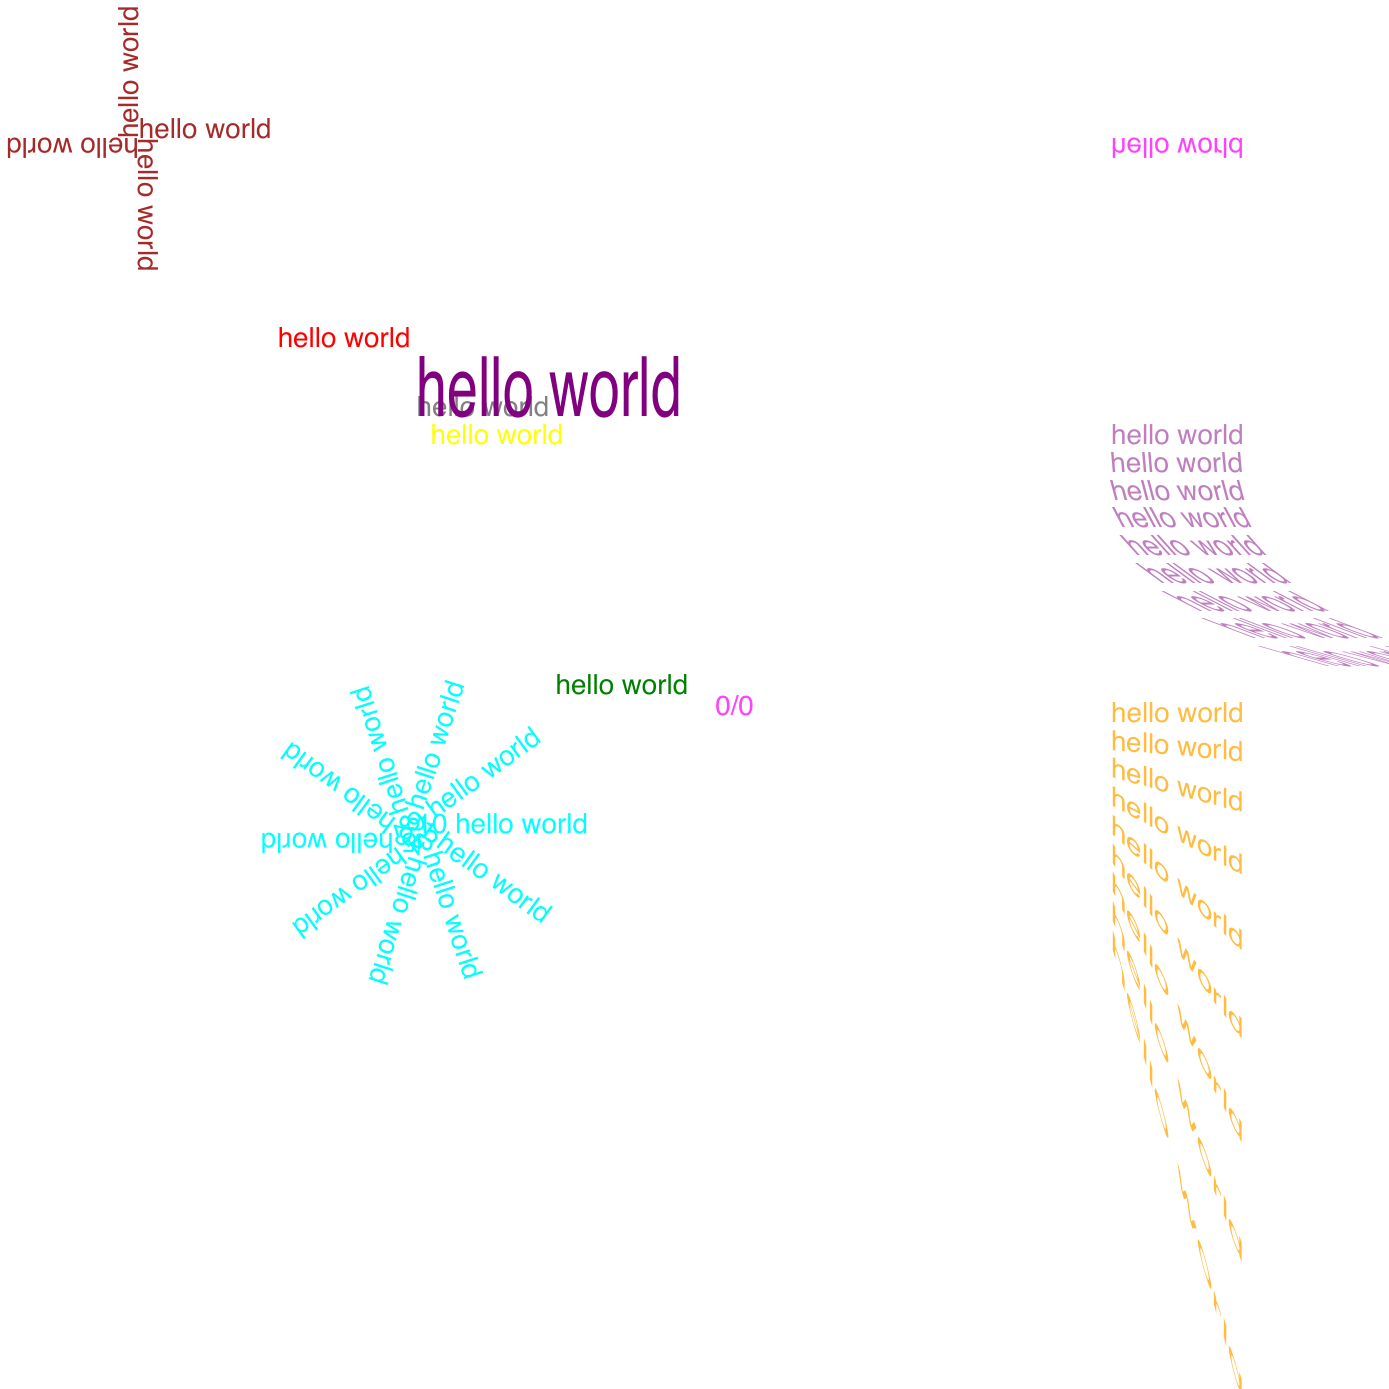

Recreate this plot in Julia.
#!/usr/bin/env julia

using Luxor, Base.Test

# some of these tests produce errors on Linux versions of Cairo
# but no errors on MacOS X Cairo.

function matrix_tests(fname)
    # matrix tests

    # translate(dx,dy) =	transform([1,  0, 0,  1, dx, dy])                shift by
    # scale(fx, fy)    =    transform([fx, 0, 0, fy,  0, 0])                 scale by
    # rotate(A)        =    transform([c, s, -c, c,   0, 0])                 rotate to A radians
    # x-skew(a)        =    transform([1,  0, tan(a), 1,   0, 0])            xskew by A
    # y-skew(a)        =    transform([1, tan(a), 0, 1, 0, 0])               yskew by A
    # flip HV          =    transform([fx, 0, 0, fy, cx(*1-fx), cy* (fy-1)]) flip

    Drawing(1000,1000, fname)

    original_matrix = getmatrix()

    # absolute position 200,250 relative to top left origin (0, 0)
    setmatrix([1, 0, 0, 1, 200, 250.0])
    sethue("red")
    fontsize(20)
    text("hello world")

    sethue("green")
    # absolute position 400,500 from top left origin (0, 0)
    setmatrix([1, 0, 0, 1, 400, 500.0])
    text("hello world")

    sethue("white")
    # absolute position 230 230
    setmatrix([1, 0, 0, 1, 230, 230.0])
    text("hello world")

    # shift relative by 10 x (right) and 20 y (down) after moving to absolute 300 300
    setmatrix([1, 0, 0, 1, 300, 300])
    transform([1, 0, 0, 1, 10, 20])
    sethue("yellow")
    text("hello world")

    setmatrix([1, 0, 0, 1, 300, 300])
    transform([1, 0, 0, 1, 0, 0])
    sethue("gray")
    text("hello world")

    # scale by 2 x (right) and 3 y after moving to 300 300
    setmatrix([1, 0, 0, 1, 300, 300.0])
    transform([2, 0, 0, 3, 0, 0.0])
    sethue("purple")
    text("hello world")

    # using rotate by angle, not using matrix
    # absolute move to 100, 100
    setmatrix([1, 0, 0, 1, 100.0, 100])
    fontsize(20)
    sethue("brown")
    for i in 1:4
        # rotate by pi/2 radians
        rotate(pi/2)
        text("hello world")
    end

    # rotate by angle, around current position
    # absolute move to 500 across 500 down
    setmatrix([1, 0, 0, 1, 300.0, 600])
    fontsize(20)
    sethue("cyan")
    n = 10
    angle = 2pi/n
    for i in 1:n
        # rotate another 'angle' radians
        transform([cos(angle), sin(angle), -sin(angle), cos(angle), 0, 0])
        text("$i hello world")
    end

    fontsize(20)
    # skew X
    setopacity(0.5)
    sethue("purple")
    # move to 800 across 300 down
    setmatrix([1, 0, 0, 1, 800, 300])
    # Cairo doesn't like tan(90) skews (or the matrix that results)
    for i in 0:5:40
        transform([1, 0, tand(i), 1, 0, 20])    # xskew by i° and move down by 20 for each one
        text("hello world")
    end

    # skew y
    setopacity(0.75)
    sethue("orange")
    setmatrix([1, 0, 0, 1, 800, 500])
    # Cairo doesn't like tan(90) skews
    for i in 0:5:40
        transform([1, tand(i), 0, 1, 0, 20])    # yskew by i° and move down by 20 for each one
        text("hello world")
    end


    # flip hv
    # Flip H/V with center shifted by cx:cy

    sethue("magenta")
    setmatrix([1, 0, 0, 1, 800, 200.0])
    fx = 1
    fy = -1
    cx = cy = 50
    transform([fx, 0, 0, fy, cx * (1-fx), cy * (fy-1)])
    text("hello world")

    setmatrix(original_matrix)
    text("0/0", O + 15)

    finish()
    println("...finished test: output in $(fname)")
end

matrix_tests("/tmp/matrix-tests.pdf")
